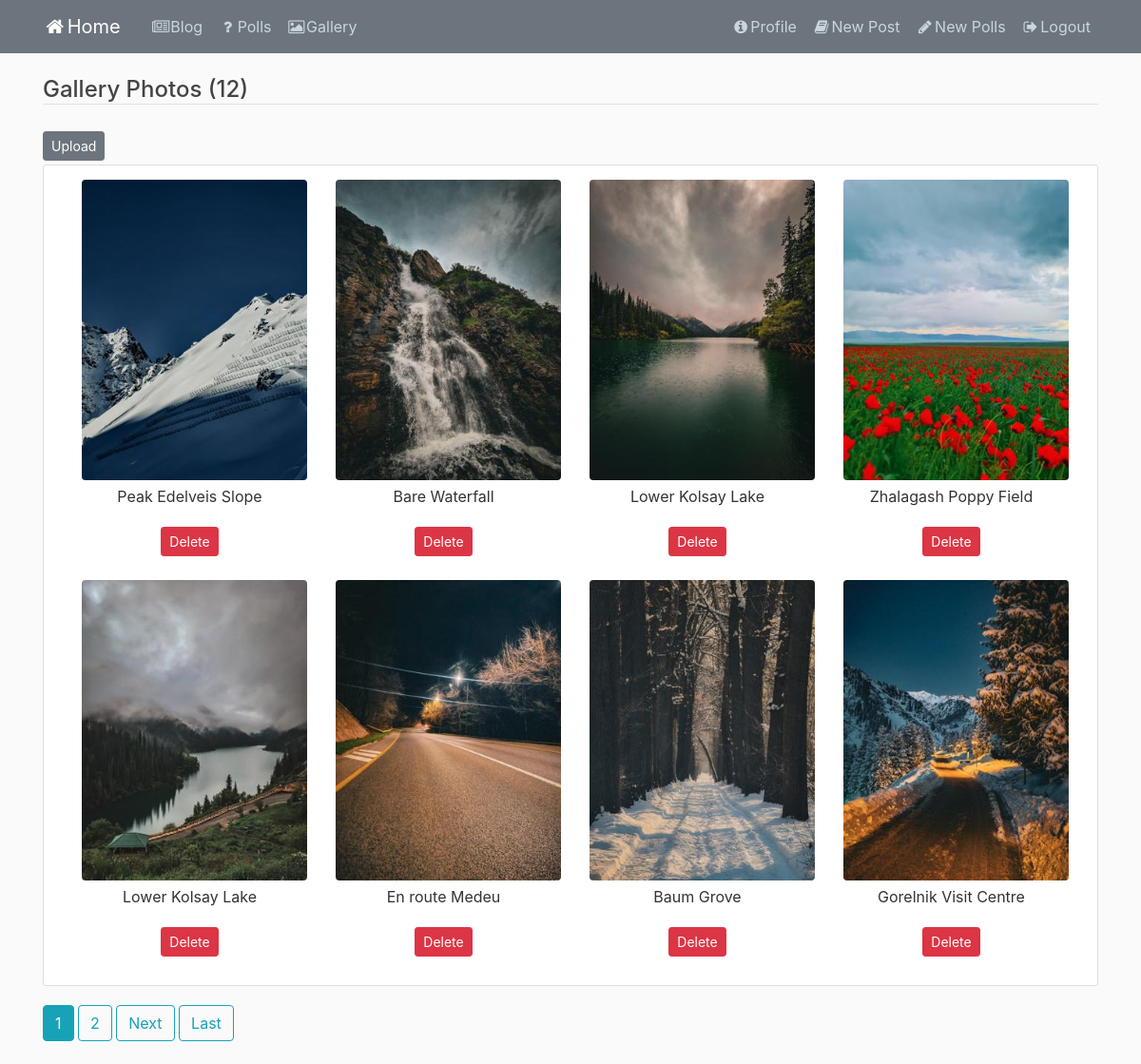
The app's page /gallery/ (signed in) with its own data.
### gallery/models.py (models this page shows, shortened)
class Gallery(models.Model):
    user = models.ForeignKey(User, on_delete=models.CASCADE)
    title = models.CharField(max_length=255)
    image = models.ImageField(upload_to='gallery_pics')

### gallery/views.py (the view)
# urls.py: path('', views.GalleryListView.as_view(), name='gallery'),
class GalleryListView(generic.ListView):
    template_name = 'gallery/gallery.html'
    queryset = Gallery.objects.all()
    paginate_by = 8

### gallery/templates/gallery/gallery.html (shortened to what this page needs)
{% extends 'blog/base_blog.html' %}
{% block content %}
<h4 class="border-bottom mb-4">Gallery Photos ({{ page_obj.paginator.count }})</h4>
{% if user.is_authenticated %}
    <a class="btn btn-secondary btn-sm mt-1 mb-1" href="{% url 'gallery:new_image_upload' %}">Upload</a>
{% endif %}
<div class="content-section">
    <div class="container">
        <div class="row text-center text-lg-start">
                {% if object_list %}
                    {% for image in object_list %}
                        <div class="col-lg-3 col-md-4 col-6">
                            <img src="{{ image.image.url }}" class="img-responsive img-fluid rounded" alt="{{ image.title }}" style="width:100%"/>
                            <div class="caption">
                                <p>{{ image.title }}</p>
                            </div>
                            <div class='mb-3'>
                                {% if image.user == user %}
                                    <a class="btn btn-danger btn-sm mt-1 mb-1" href="{% url 'gallery:image_delete' image.pk %}">Delete</a>
                                {% endif %}
                            </div>
                        </div>
                    {% endfor %}
                {% else %}
                    <p style="color:blue">No image has been uploaded yet.</p>
                {% endif %}
        </div>
    </div>
</div>
{% if is_paginated %}
        {% for num in page_obj.paginator.page_range %}
            {% if page_obj.number == num %}
                <a class="btn btn-info mb-4" href="?page={{ num }}">{{ num }}</a>
            {% elif num > page_obj.number|add:'-3' and num < page_obj.number|add:'3' %}
                <a class="btn btn-outline-info mb-4" href="?page={{ num }}">{{ num }}</a>
            {% endif %}
        {% endfor %}
        {% if page_obj.has_next %}
            <a class="btn btn-outline-info mb-4" href="?page={{ page_obj.next_page_number }}">Next</a>
            <a class="btn btn-outline-info mb-4" href="?page={{ page_obj.paginator.num_pages }}">Last</a>
        {% endif %}
    {% endif %}
{% endblock content %}

### blog/static/blog/base.css (style rules this page uses)
body { background: #fafafa; color: #333333; margin-top: 5rem; }
h1, h2, h3, h4, h5, h6 { color: #444444; }
.content-section { background: #ffffff; padding: 10px 20px; border: 1px solid #dddddd; border-radius: 3px; margin-bottom: 20px; }
.container { display: flex; }
.row { display: flex; }
.img-responsive { flex: 1; object-fit: cover; margin: 5px; }

### records on screen
Gallery: image (picture), title "Peak Edelveis Slope", shows "Delete"
Gallery: image (picture), title "Bare Waterfall", shows "Delete"
Gallery: image (picture), title "Lower Kolsay Lake", shows "Delete"
Gallery: image (picture), title "Zhalagash Poppy Field", shows "Delete"
Gallery: image (picture), title "Lower Kolsay Lake", shows "Delete"
Gallery: image (picture), title "En route Medeu", shows "Delete"
Gallery: image (picture), title "Baum Grove", shows "Delete"
Gallery: image (picture), title "Gorelnik Visit Centre", shows "Delete"

### other values on screen
{{ page_obj.paginator.count }} "12"
{{ num }} "1"
{{ num }} "2"
